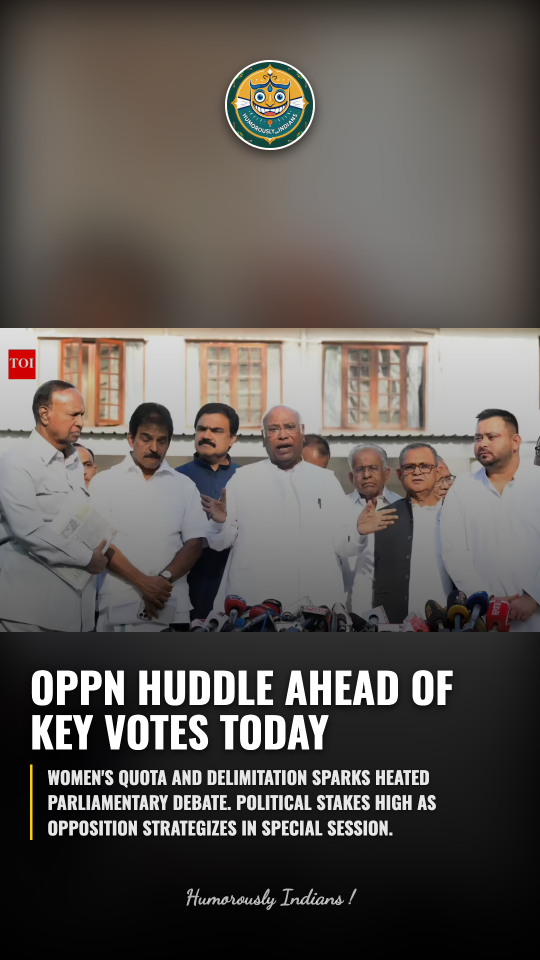
#> input picture example.png, 1080 x 1920 px (shown at 1/2 size)
$ python -i composition_engine.py   (imports and definitions only)
#> lines starting #> are read from the running program, lines starting #| are printed output that depends on the picture

import os
import io
from PIL import Image, ImageStat
import numpy as np
from typing import Tuple, List, Dict

class DynamicCompositionEngine:
    """
    Senior Art Director Logic:
    Moves from static templates to dynamic editorial compositions.
    Analyzes images for subject positioning, dead space, and color harmony.
    """

    @staticmethod
    def analyze_image(image_path: str) -> Dict:
        """
        Analyzes the image to determine composition strategy.
        """
#> called with image_path = '../example.png'
        if not os.path.exists(image_path):
            return {"layout": "CENTERED", "colors": ["#000000", "#FFFFFF"], "text_anchor": "bottom"}

        img = Image.open(image_path).convert("RGB")
#> img is the input picture: PIL image 1080x1920 RGB; mean R, G, B 94.1, 88.7, 84.5
        width, height = img.size
#> width = 1080; height = 1920

        # 1. Subject Position Detection (using brightness/contrast variance as a proxy for 'busyness')
        # We split the image into 3 vertical zones
        zones = [
            img.crop((0, 0, width // 3, height)),
            img.crop((width // 3, 0, 2 * width // 3, height)),
            img.crop((2 * width // 3, 0, width, height))
        ]

        # Calculate 'entropy' or 'busyness' of each zone
        busyness = []
        for zone in zones:
            stat = ImageStat.Stat(zone.convert("L"))
            # Standard deviation of pixel values indicates complexity/detail
            busyness.append(stat.stddev[0])
#> this loop made 3 passes
#> after the loop, busyness = [67.34, 67.64, 61.07]

        # Subject is likely in the busiest zone
        subject_zone_idx = busyness.index(max(busyness))
#> subject_zone_idx = 1

        # 2. Dead Space Detection (the least busy zone)
        dead_zone_idx = busyness.index(min(busyness))
#> dead_zone_idx = 2

        layout_map = {0: "RIGHT_ALIGNED", 1: "TOP_OR_BOTTOM", 2: "LEFT_ALIGNED"}
        # If subject is on left (0), text should be on right (2)
        # If subject is on right (2), text should be on left (0)

        if subject_zone_idx == 0:
            layout = "ASIDE_RIGHT"
            text_anchor = "right"
        elif subject_zone_idx == 2:
            layout = "ASIDE_LEFT"
            text_anchor = "left"
        else:
            layout = "CENTERED_DYNAMIC"
            text_anchor = "bottom"

        # 3. Color Extraction
        colors = DynamicCompositionEngine.get_dominant_colors(img)

        return {
            "layout": layout,
            "text_anchor": text_anchor,
            "colors": colors,
            "subject_zone": subject_zone_idx,
            "dead_zone": dead_zone_idx,
            "aspect_ratio": width / height
        }

    @staticmethod
    def get_dominant_colors(img: Image.Image, k=3) -> List[str]:
        """
        Extracts dominant colors and provides a contrasting accent.
        """
#> called with k = 3
        # Resize for faster processing
        img_small = img.resize((100, 100))
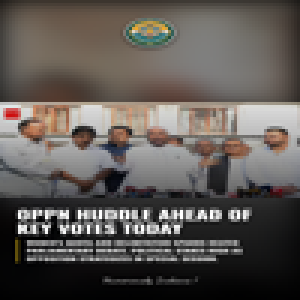
#> img_small: PIL image 100x100 RGB (shown 3 times larger); mean R, G, B 94.1, 88.6, 84.5
        pixels = list(img_small.getdata())
#> pixels = 10000 items, first 6: (33, 30, 26), (37, 34, 30), (41, 37, 33), (45, 41, 36), (49, 44, 38), (52, 46, 41)

        # Simple color counting for speed
        from collections import Counter
        most_common = Counter(pixels).most_common(k)
#> most_common = [((2, 2, 2), 108), ((3, 3, 3), 87), ((4, 4, 5), 80)]

        hex_colors = []
        for color, count in most_common:
            hex_colors.append('#{:02x}{:02x}{:02x}'.format(*color))
#> this loop made 3 passes
#> (color, count) on passes 1 to 3: ((2, 2, 2), 108), ((3, 3, 3), 87), ((4, 4, 5), 80)
#> after the loop, hex_colors = ['#020202', '#030303', '#040405']

        # Add a high-contrast accent color (e.g., complementary to the primary)
        primary = most_common[0][0]
#> primary = (2, 2, 2)
        accent = (255 - primary[0], 255 - primary[1], 255 - primary[2])
#> accent = (253, 253, 253)
        hex_colors.append('#{:02x}{:02x}{:02x}'.format(*accent))

        return hex_colors

    @staticmethod
    def apply_editorial_vibe(prompt: str) -> str:
        """
        Injects the 'Senior Art Director' style into the image generation prompt.
        """
        vibe = (
            "Vintage Magazine Collage style, Punk Zine Protest Poster aesthetic. "
            "Asymmetrical balance with purposeful dead space. "
            "Tactile tactile layer, subtle film grain, analog print textures, torn paper edges. "
            "Dramatic side-lighting, high-contrast shadows. 35mm film look, unfiltered."
        )
        return f"{prompt}. {vibe}"

>>> result = DynamicCompositionEngine().analyze_image('../example.png')
#> in analyze_image, `colors = DynamicCompositionEngine.get_dominant_colors(img)`: colors = ['#020202', '#030303', '#040405', '#fdfdfd']
#> result = {'layout': 'CENTERED_DYNAMIC', 'text_anchor': 'bottom', 'colors': ['#020202', '#030303', '#040405', '#fdfdfd'], 'subject_zone': 1, 'dead_zone': 2, 'aspect_ratio': 0.562}
